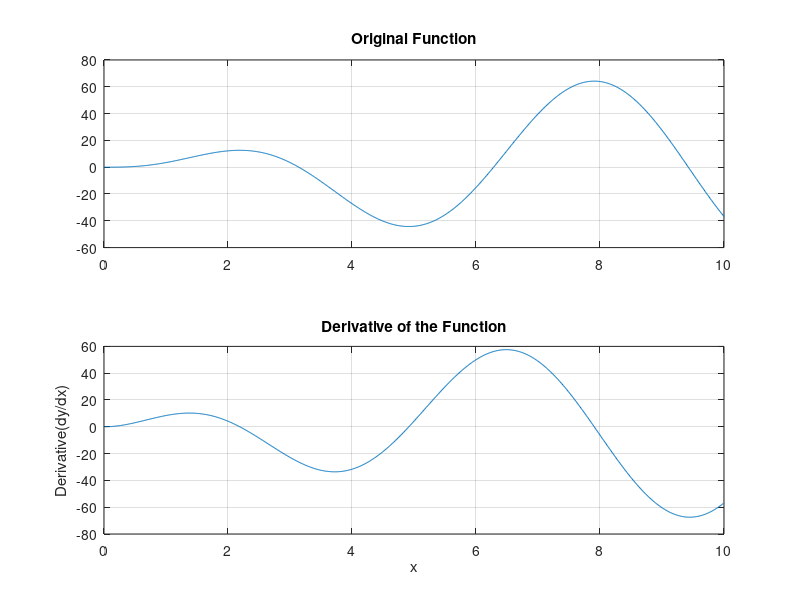

Source code (MATLAB):
% Create the x and y arrays
x = 0:0.01:10;
y = 5*x.^2.*exp(-0.2*x).*sin(x);
n = length(x);
subplot(2,1,1)
plot(x,y)
xlim([0 10])
grid on
title('Original Function')
% Find the CDE of the derivative
der = (y(3:n)-y(1:n-2))./(x(3:n)-x(1:n-2));
subplot(2,1,2)
plot(x(2:n-1),der)
xlim([0 10])
grid on
title('Derivative of the Function')
xlabel("x")
ylabel("Derivative(dy/dx)")
